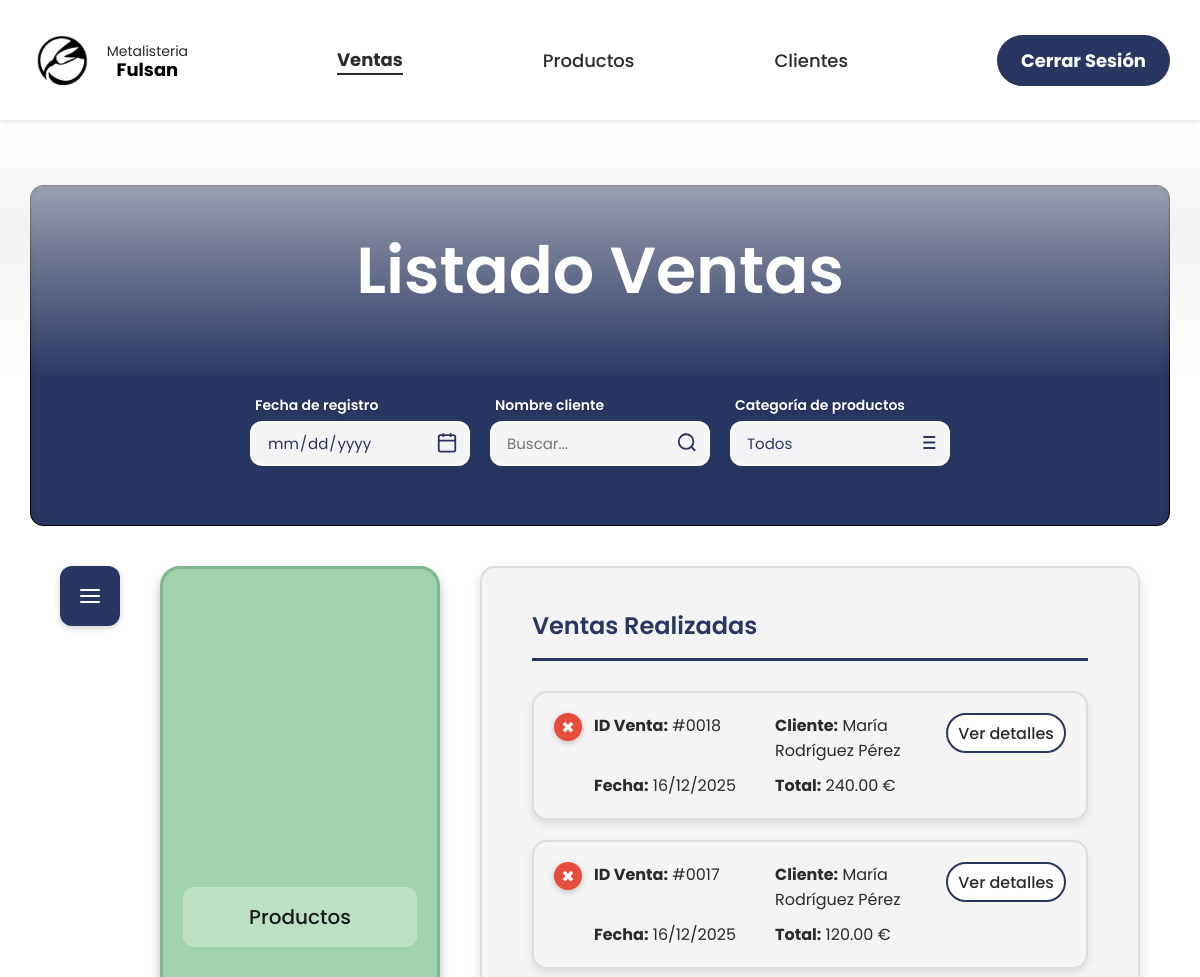
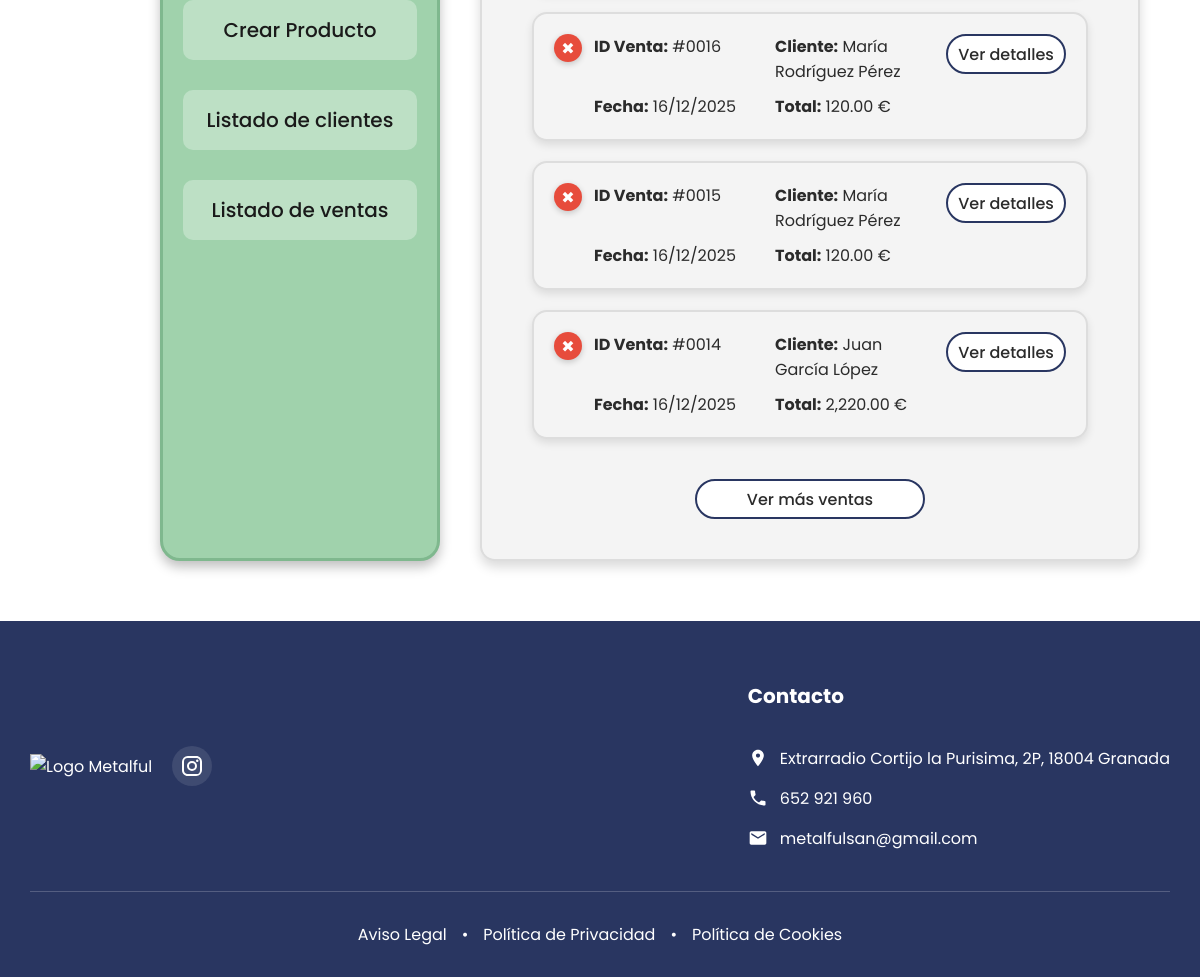
/listadoventasadmin.php, run on the app's committed database (2 pictures, top to bottom).
### tables this page shows
CREATE TABLE `ventas` (
  `id` int(11) NOT NULL,
  `id_cliente` int(11) NOT NULL,
  `fecha` datetime DEFAULT current_timestamp(),
  `total` decimal(10,2) DEFAULT 0.00,
  `estado` varchar(20) DEFAULT 'Pendiente',
  `nombre_completo` varchar(255) DEFAULT NULL,
  `email` varchar(255) DEFAULT NULL,
  `telefono` varchar(50) DEFAULT NULL,
  `calle` varchar(255) DEFAULT NULL,
  `numero` varchar(50) DEFAULT NULL,
  `piso` varchar(50) DEFAULT NULL,
  `codigo_postal` varchar(20) DEFAULT NULL,
  `localidad` varchar(100) DEFAULT NULL,
  `notas` text DEFAULT NULL
);

CREATE TABLE `clientes` (
  `id` int(11) NOT NULL,
  `nombre` varchar(100) NOT NULL,
  `apellidos` varchar(100) NOT NULL,
  `email` varchar(100) NOT NULL,
  `password` varchar(255) NOT NULL,
  `dni` varchar(20) DEFAULT NULL,
  `telefono` varchar(20) DEFAULT NULL,
  `rol` enum('admin','cliente') DEFAULT 'cliente',
  `direccion` varchar(255) DEFAULT NULL,
  `numero` varchar(20) DEFAULT NULL,
  `piso` varchar(20) DEFAULT NULL,
  `ciudad` varchar(100) DEFAULT NULL,
  `provincia` varchar(100) DEFAULT 'Granada',
  `codigo_postal` varchar(10) DEFAULT NULL,
  `fecha_registro` datetime DEFAULT current_timestamp(),
  `activo` tinyint(1) DEFAULT 1
);

### listadoventasadmin.php (the view, shortened to what this page needs)
<?php
include 'conexion.php';
$where = "WHERE 1=1";
$params = [];
$filtro_fecha = $_GET['fecha'] ?? '';
$filtro_cliente = $_GET['cliente'] ?? '';
$filtro_producto = $_GET['producto'] ?? '';
$sql = "SELECT v.*, c.nombre as nombre_cli, c.apellidos as apellidos_cli
        FROM ventas v
        JOIN clientes c ON v.id_cliente = c.id
        $where
        ORDER BY v.fecha DESC";
$stmt = $conn->prepare($sql);
$stmt->execute($params);
$ventas = $stmt->fetchAll(PDO::FETCH_ASSOC);
$total_registros = count($ventas);
?>
<!DOCTYPE html>
<html lang="es">
<head>
    <link rel="stylesheet" href="css/administrador.css">
    <link rel="stylesheet" href="https://cdnjs.cloudflare.com/ajax/libs/font-awesome/6.0.0/css/all.min.css">
</head>
<body>
    <div class="ListadoVentasAdmin">
        <header class="cabecera">
            <div class="container">
                <div class="logo-main">
                    <a href="indexadmin.php" class="logo-main">
                        <img src="imagenes/logo.png" alt="Logo Metalful">
                        <div class="logo-text">
                            <span> Metalisteria</span>
                            <strong>Fulsan</strong>
                        </div>
                    </a>
                </div>
                <nav class="nav-bar">
                    <a href="listadoventasadmin.php" style="font-weight:bold; border-bottom: 2px solid currentColor;">Ventas</a>
                    <a href="listadoproductosadmin.php">Productos</a>
                    <a href="listadoclientesadmin.php">Clientes</a>
                </nav>
                <div class="log-out">
                    <a href="index.php">Cerrar Sesión</a>
                </div>
            </div>
        </header>
        <div class="titulo-section">
            <div class="recuadro-fondo"></div>
            <h1 class="titulo-principal">Listado Ventas</h1>
            <div class="filtros-en-titulo">
                <div class="filtro-item">
                    <label for="filtro-fecha">Fecha de registro</label>
                    <div class="filtro-wrapper" id="wrapper-fecha">
                        <input type="date" id="filtro-fecha" value="<?php echo $filtro_fecha; ?>" onchange="checkInput('fecha'); aplicarFiltros()">
                        <div class="input-icon">
                        </div>
                    </div>
                </div>
                <div class="filtro-item">
                    <label for="filtro-cliente">Nombre cliente</label>
                    <div class="filtro-wrapper" id="wrapper-cliente">
                        <input type="text" id="filtro-cliente" placeholder="Buscar..."
                               value="<?php echo htmlspecialchars($filtro_cliente); ?>"
                               autocomplete="off"
                               oninput="checkInput('cliente'); mostrarSugerencias()"
                               onkeypress="checkEnter(event)">
                        <div class="input-icon">
                        </div>
                    </div>
                </div>
                <div class="filtro-item">
                    <label for="producto">Categoría de productos</label>
                    <div class="filtro-wrapper" id="wrapper-producto">
                        <select id="producto" name="producto" onchange="checkInput('producto'); aplicarFiltros()">
                            <option value="" selected>Todos</option>
                        </select>
                        <div class="input-icon">
                        </div>
                    </div>
                </div>
            </div>
        </div>
        <div class="productos-layout">
            <button class="boton-menu-lateral">
                <svg xmlns="http://www.w3.org/2000/svg" width="28" height="28" fill="white" viewBox="0 0 24 24">
                    <path d="M3 6h18M3 12h18M3 18h18" stroke="white" stroke-width="2" stroke-linecap="round"/>
                </svg>
            </button>
            <div class="crear-producto" id="menu-lateral">
                <a href="listadoproductosadmin.php" class="menu-item">Productos</a>
                <a href="crearproductoadmin.php" class="menu-item">Crear Producto</a>
                <a href="listadoclientesadmin.php" class="menu-item">Listado de clientes</a>
                <a href="listadoventasadmin.php" class="menu-item">Listado de ventas</a>
            </div>
            <div class="cuadro-fondo">
                <p class="header-tabla">Ventas Realizadas</p>
                <?php if ($total_registros == 0): ?>
                    <div class="empty-state-ventas">
                        <i class="fas fa-shopping-cart"></i>
                        <h3>No hay ventas registradas</h3>
                        <p>No se han encontrado ventas con los filtros actuales.</p>
                        <?php if(!empty($filtro_fecha) || !empty($filtro_cliente) || !empty($filtro_producto)): ?>
                             <button onclick="borrarTodo()" style="margin-top:15px; background:#293661; color:white; padding:8px 15px; border:none; border-radius:5px; cursor:pointer;">Limpiar Filtros</button>
                        <?php endif; ?>
                    </div>
                <?php else: ?>
                    <div id="lista-ventas">
                        <?php foreach ($ventas as $venta): ?>
                            <div class="venta item-venta">
                                <form method="POST" action="listadoventasadmin.php" style="position: absolute; top: 10px; left: 10px;">
                                    <button type="submit" class="boton-eliminar" title="Eliminar Venta" onclick="return confirm('¿Eliminar venta #<?php echo $venta['id']; ?>?');">✖</button>
                                </form>
                                <div class="venta-info">
                                    <p><strong>ID Venta:</strong> #<?php echo str_pad($venta['id'], 4, '0', STR_PAD_LEFT); ?></p>
                                    <p><strong>Cliente:</strong> <?php echo $venta['nombre_cli'] . ' ' . $venta['apellidos_cli']; ?></p>
                                    <p><strong>Fecha:</strong> <?php echo date('d/m/Y', strtotime($venta['fecha'])); ?></p>
                                    <p><strong>Total:</strong> <?php echo number_format($venta['total'], 2); ?> €</p>
                                </div>
                                <a href="detallesventas.php?id=<?php echo $venta['id']; ?>" class="boton-detalles">
                                    <p>Ver detalles</p>
                                </a>
                            </div>
                        <?php endforeach; ?>
                    </div>
                    <div class="contenedor-ver-mas">
                        <button id="btn-cargar-mas" class="btn-ver-mas">Ver más ventas</button>
                    </div>
                <?php endif; ?>
            </div>
        </div>
        <footer class="footer">
            <div class="container">
                <div class="footer-content">
                    <div class="footer-logo-section">
                        <div class="logo-footer">
                            <img src="imagenes/footer.png" alt="Logo Metalful">
                        </div>
                        <div class="redes">
                            <a href="https://www.instagram.com/metalfulsansl/" target="_blank" class="instagram-link">
                            </a>
                        </div>
                    </div>
                    <div class="footer-links">
                        <div class="contacto-footer">
                            <h3>Contacto</h3>
                            <div class="contacto-item">
                                <svg viewBox="0 0 24 24" fill="currentColor"><path d="M12 2C8.13 2 5 5.13 5 9c0 5.25 7 13 7 13s7-7.75 7-13c0-3.87-3.13-7-7-7zm0 9.5c-1.38 0-2.5-1.12-2.5-2.5s1.12-2.5 2.5-2.5 2.5 1.12 2.5 2.5-1.12 2.5-2.5 2.5z"/></svg>
                                <a href="https://maps.google.com" target="_blank">Extrarradio Cortijo la Purisima, 2P, 18004 Granada</a>
                            </div>
                            <div class="contacto-item">
                                <svg viewBox="0 0 24 24" fill="currentColor"><path d="M6.62 10.79c1.44 2.83 3.76 5.14 6.59 6.59l2.2-2.2c.27-.27.67-.36 1.02-.24 1.12.37 2.33.57 3.57.57.55 0 1 .45 1 1V20c0 .55-.45 1-1 1-9.39 0-17-7.61-17-17 0-.55.45-1 1-1h3.5c.55 0 1 .45 1 1 0 1.25.2 2.45.57 3.57.11.35.03.74-.25 1.02l-2.2 2.2z"/></svg>
                                <a href="tel:652921960">652 921 960</a>
                            </div>
                            <div class="contacto-item">
                                <svg viewBox="0 0 24 24" fill="currentColor"><path d="M20 4H4c-1.1 0-1.99.9-1.99 2L2 18c0 1.1.9 2 2 2h16c1.1 0 2-.9 2-2V6c0-1.1-.9-2-2-2zm0 4l-8 5-8-5V6l8 5 8-5v2z"/></svg>
                                <a href="mailto:metalfulsan@gmail.com">metalfulsan@gmail.com</a>
                            </div>
                        </div>
                    </div>
                </div>
                <div class="footer-bottom">
                    <div class="politica-legal">
                        <a href="#aviso-legal">Aviso Legal</a> • <a href="#privacidad">Política de Privacidad</a> • <a href="#cookies">Política de Cookies</a>
                    </div>
                </div>
            </div>
        </footer>
    </div>
</body>
</html>

### listadoventasadmin.php (style rules this page uses)
.item-venta { display: none; }

### data on the page
ventas: id "0018", id_cliente.nombre "María", id_cliente.apellidos "Rodríguez Pérez", fecha "16/12/2025", total "240.00"
ventas: id "0017", id_cliente.nombre "María", id_cliente.apellidos "Rodríguez Pérez", fecha "16/12/2025", total "120.00"
ventas: id "0016", id_cliente.nombre "María", id_cliente.apellidos "Rodríguez Pérez", fecha "16/12/2025", total "120.00"
ventas: id "0015", id_cliente.nombre "María", id_cliente.apellidos "Rodríguez Pérez", fecha "16/12/2025", total "120.00"
ventas: id "0014", id_cliente.nombre "Juan", id_cliente.apellidos "García López", fecha "16/12/2025", total "2,220.00"
